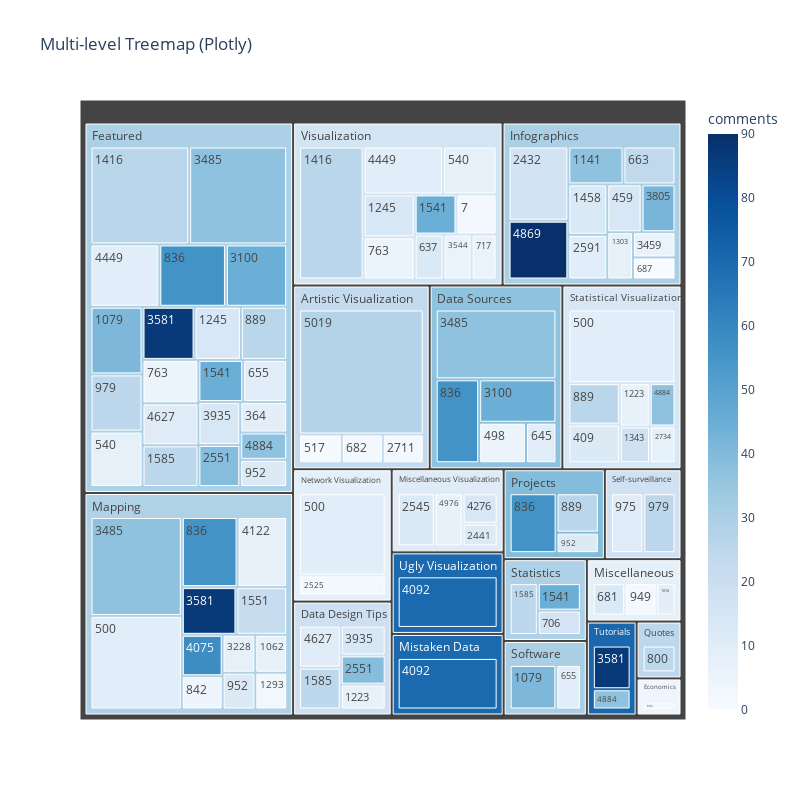

The code cell stored with this chart in its notebook:
### Code cell
import matplotlib.pyplot as plt
import plotly.express as px

# 绘制多层级 Treemap
fig = px.treemap(
    posts,
    path=["category", 'id'],  # 层级路径（labels 是子节点，parents 是父节点）
    values="views",
    color='comments',  # 用评论数来着色
    color_continuous_scale='Blues',
    title="Multi-level Treemap (Plotly)",
    width= 800,
    height= 800
)

fig.show()

### Figure 1 — Plotly figure (JSON) as saved in the notebook; plotly's stock layout.template omitted (floating-point values rounded to 4 significant figures)
{"data": [{"branchvalues": "total", "customdata": [[28.0], [26.0], [26.0], [37.0], [37.0], [37.0], [10.0], [10.0], [10.0], [70.0], [70.0], [17.0], [10.0], [10.0], [56.0], [56.0], [56.0], [56.0], [90.0], [45.0], [45.0], [8.0], [41.0], [41.0], [11.0], [12.0], [25.0], [25.0], [8.0], [8.0], [87.0], [87.0], [87.0], [22.0], [14.0], [14.0], [26.0], [26.0], [26.0], [5.0], [5.0], [37.0], [11.0], [11.0], [25.0], [25.0], [25.0], [12.0], [7.0], [24.0], [13.0], [2.0], [25.0], [5.0], [13.0], [10.0], [2.0], [45.0], [45.0], [45.0], [14.0], [10.0], [10.0], [42.0], [2.0], [58.0], [14.0], [14.0], [39.0], [39.0], [16.0], [14.0], [7.0], [7.0], [13.0], [4.0], [4.0], [9.0], [6.0], [10.0], [1.0], [8.0], [2.0], [2.0], [8.0], [7.0], [37.0], [37.0], [37.0], [12.0], [12.0], [12.0], [18.0], [6.0], [3.0], [6.0], [12.0], [9.0], [8.0], [0.0], [23.08], [16.48], [29.92], [28.69], [37.12], [14.33], [8.429], [70.0], [70.0], [30.02], [39.53], [30.31], [17.97], [11.01], [71.16], [19.37], [28.85], [25.0], [7.918], [4.0]], "domain": {"x": [0, 1], "y": [0, 1]}, "hovertemplate": "labels=%{label}<br>views=%{value}<br>parent=%{parent}<br>id=%{id}<br>comments=%{color}<extra></extra>", "ids": ["Artistic Visualization/5019", "Visualization/1416", "Featured/1416", "Featured/3485", "Mapping/3485", "Data Sources/3485", "Statistical Visualization/500", "Mapping/500", "Network Visualization/500", "Ugly Visualization/4092", "Mistaken Data/4092", "Infographics/2432", "Featured/4449", "Visualization/4449", "Projects/836", "Featured/836", "Mapping/836", "Data Sources/836", "Infographics/4869", "Data Sources/3100", "Featured/3100", "Mapping/4122", "Software/1079", "Featured/1079", "Self-surveillance/975", "Miscellaneous Visualization/2545", "Featured/979", "Self-surveillance/979", "Featured/540", "Visualization/540", "Mapping/3581", "Tutorials/3581", "Featured/3581", "Mapping/1551", "Featured/1245", "Visualization/1245", "Featured/889", "Projects/889", "Statistical Visualization/889", "Featured/763", "Visualization/763", "Infographics/1141", "Featured/4627", "Data Design Tips/4627", "Featured/1585", "Data Design Tips/1585", "Statistics/1585", "Statistical Visualization/409", "Miscellaneous Visualization/4976", "Infographics/663", "Infographics/1458", "Network Visualization/2525", "Quotes/800", "Data Sources/498", "Miscellaneous/681", "Infographics/2591", "Miscellaneous/949", "Visualization/1541", "Statistics/1541", "Featured/1541", "Infographics/459", "Featured/655", "Software/655", "Infographics/3805", "Visualization/7", "Mapping/4075", "Data Design Tips/3935", "Featured/3935", "Data Design Tips/2551", "Featured/2551", "Statistics/706", "Miscellaneous Visualization/4276", "Statistical Visualization/1223", "Data Design Tips/1223", "Visualization/637", "Mapping/842", "Economics/842", "Featured/364", "Visualization/3544", "Data Sources/645", "Artistic Visualization/517", "Infographics/1303", "Artistic Visualization/682", "Artistic Visualization/2711", "Mapping/3228", "Mapping/1062", "Statistical Visualization/4884", "Tutorials/4884", "Featured/4884", "Mapping/952", "Projects/952", "Featured/952", "Statistical Visualization/1343", "Visualization/717", "Mapping/1293", "Infographics/3459", "Miscellaneous Visualization/2441", "Miscellaneous/1016", "Statistical Visualization/2734", "Infographics/687", "Artistic Visualization", "Visualization", "Featured", "Mapping", "Data Sources", "Statistical Visualization", "Network Visualization", "Ugly Visualization", "Mistaken Data", "Infographics", "Projects", "Software", "Self-surveillance", "Miscellaneous Visualization", "Tutorials", "Data Design Tips", "Statistics", "Quotes", "Miscellaneous", "Economics"], "labels": ["5019", "1416", "1416", "3485", "3485", "3485", "500", "500", "500", "4092", "4092", "2432", "4449", "4449", "836", "836", "836", "836", "4869", "3100", "3100", "4122", "1079", "1079", "975", "2545", "979", "979", "540", "540", "3581", "3581", "3581", "1551", "1245", "1245", "889", "889", "889", "763", "763", "1141", "4627", "4627", "1585", "1585", "1585", "409", "4976", "663", "1458", "2525", "800", "498", "681", "2591", "949", "1541", "1541", "1541", "459", "655", "655", "3805", "7", "4075", "3935", "3935", "2551", "2551", "706", "4276", "1223", "1223", "637", "842", "842", "364", "3544", "645", "517", "1303", "682", "2711", "3228", "1062", "4884", "4884", "4884", "952", "952", "952", "1343", "717", "1293", "3459", "2441", "1016", "2734", "687", "Artistic Visualization", "Visualization", "Featured", "Mapping", "Data Sources", "Statistical Visualization", "Network Visualization", "Ugly Visualization", "Mistaken Data", "Infographics", "Projects", "Software", "Self-surveillance", "Miscellaneous Visualization", "Tutorials", "Data Design Tips", "Statistics", "Quotes", "Miscellaneous", "Economics"], "marker": {"coloraxis": "coloraxis", "colors": [28.0, 26.0, 26.0, 37.0, 37.0, 37.0, 10.0, 10.0, 10.0, 70.0, 70.0, 17.0, 10.0, 10.0, 56.0, 56.0, 56.0, 56.0, 90.0, 45.0, 45.0, 8.0, 41.0, 41.0, 11.0, 12.0, 25.0, 25.0, 8.0, 8.0, 87.0, 87.0, 87.0, 22.0, 14.0, 14.0, 26.0, 26.0, 26.0, 5.0, 5.0, 37.0, 11.0, 11.0, 25.0, 25.0, 25.0, 12.0, 7.0, 24.0, 13.0, 2.0, 25.0, 5.0, 13.0, 10.0, 2.0, 45.0, 45.0, 45.0, 14.0, 10.0, 10.0, 42.0, 2.0, 58.0, 14.0, 14.0, 39.0, 39.0, 16.0, 14.0, 7.0, 7.0, 13.0, 4.0, 4.0, 9.0, 6.0, 10.0, 1.0, 8.0, 2.0, 2.0, 8.0, 7.0, 37.0, 37.0, 37.0, 12.0, 12.0, 12.0, 18.0, 6.0, 3.0, 6.0, 12.0, 9.0, 8.0, 0.0, 23.08, 16.48, 29.92, 28.69, 37.12, 14.33, 8.429, 70.0, 70.0, 30.02, 39.53, 30.31, 17.97, 11.01, 71.16, 19.37, 28.85, 25.0, 7.918, 4.0]}, "name": "", "parents": ["Artistic Visualization", "Visualization", "Featured", "Featured", "Mapping", "Data Sources", "Statistical Visualization", "Mapping", "Network Visualization", "Ugly Visualization", "Mistaken Data", "Infographics", "Featured", "Visualization", "Projects", "Featured", "Mapping", "Data Sources", "Infographics", "Data Sources", "Featured", "Mapping", "Software", "Featured", "Self-surveillance", "Miscellaneous Visualization", "Featured", "Self-surveillance", "Featured", "Visualization", "Mapping", "Tutorials", "Featured", "Mapping", "Featured", "Visualization", "Featured", "Projects", "Statistical Visualization", "Featured", "Visualization", "Infographics", "Featured", "Data Design Tips", "Featured", "Data Design Tips", "Statistics", "Statistical Visualization", "Miscellaneous Visualization", "Infographics", "Infographics", "Network Visualization", "Quotes", "Data Sources", "Miscellaneous", "Infographics", "Miscellaneous", "Visualization", "Statistics", "Featured", "Infographics", "Featured", "Software", "Infographics", "Visualization", "Mapping", "Data Design Tips", "Featured", "Data Design Tips", "Featured", "Statistics", "Miscellaneous Visualization", "Statistical Visualization", "Data Design Tips", "Visualization", "Mapping", "Economics", "Featured", "Visualization", "Data Sources", "Artistic Visualization", "Infographics", "Artistic Visualization", "Artistic Visualization", "Mapping", "Mapping", "Statistical Visualization", "Tutorials", "Featured", "Mapping", "Projects", "Featured", "Statistical Visualization", "Visualization", "Mapping", "Infographics", "Miscellaneous Visualization", "Miscellaneous", "Statistical Visualization", "Infographics", "", "", "", "", "", "", "", "", "", "", "", "", "", "", "", "", "", "", "", ""], "type": "treemap", "values": [148900.0, 81370.0, 81370.0, 80820.0, 80820.0, 80820.0, 76500.0, 76500.0, 76500.0, 66650.0, 66650.0, 42510.0, 36170.0, 36170.0, 34970.0, 34970.0, 34970.0, 34970.0, 33700.0, 32140.0, 32140.0, 31080.0, 29650.0, 29650.0, 25250.0, 25190.0, 25060.0, 25060.0, 24300.0, 24300.0, 23310.0, 23310.0, 23310.0, 21630.0, 20750.0, 20750.0, 20700.0, 20700.0, 20700.0, 20450.0, 20450.0, 20020.0, 19760.0, 19760.0, 19640.0, 19640.0, 19640.0, 19270.0, 18950.0, 18890.0, 18840.0, 18700.0, 18610.0, 18180.0, 16850.0, 16670.0, 16290.0, 15910.0, 15910.0, 15910.0, 15750.0, 15600.0, 15600.0, 15540.0, 15260.0, 15140.0, 15100.0, 15100.0, 14850.0, 14850.0, 14120.0, 13670.0, 12560.0, 12560.0, 12340.0, 12160.0, 12160.0, 12010.0, 11950.0, 11790.0, 11710.0, 11650.0, 11270.0, 11230.0, 11080.0, 10820.0, 10810.0, 10810.0, 10810.0, 10750.0, 10750.0, 10750.0, 10750.0, 10650.0, 10460.0, 10290.0, 10110.0, 9954.0, 9086.0, 8993.0, 183100.0, 249100.0, 564100.0, 338700.0, 177900.0, 159700.0, 95190.0, 66650.0, 66650.0, 212800.0, 66420.0, 45240.0, 50310.0, 67920.0, 34120.0, 81910.0, 49680.0, 18610.0, 43100.0, 12160.0]}], "layout": {"coloraxis": {"colorbar": {"title": {"text": "comments"}}, "colorscale": [[0, "rgb(247,251,255)"], [0.125, "rgb(222,235,247)"], [0.25, "rgb(198,219,239)"], [0.375, "rgb(158,202,225)"], [0.5, "rgb(107,174,214)"], [0.625, "rgb(66,146,198)"], [0.75, "rgb(33,113,181)"], [0.875, "rgb(8,81,156)"], [1, "rgb(8,48,107)"]]}, "height": 800, "legend": {"tracegroupgap": 0}, "title": {"text": "Multi-level Treemap (Plotly)"}, "width": 800}}
